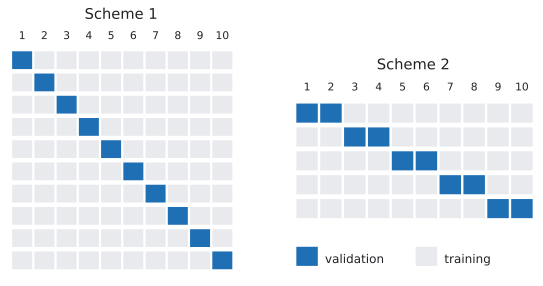

Generate this figure with Python:
"""Two cross-validation schemes on ten examples: one example per fold, and five folds of two.

Drawn for ml-recall after the idea of Deep Learning Interviews (arXiv 2201.00650v2), Ch. 8,
PRB-177, Fig. 8.1. Each row is one training run; dark cells are the validation examples. Not
copied from the book.
"""

import matplotlib.pyplot as plt
from matplotlib.patches import Rectangle

from mlrecall.figstyle import BLUE, INK, LIGHT, save

N = 10
schemes = {
    "Scheme 1": [[i] for i in range(N)],
    "Scheme 2": [[2 * k, 2 * k + 1] for k in range(5)],
}
fig, axes = plt.subplots(1, 2, figsize=(7.2, 3.4))
for ax, (title, rows) in zip(axes, schemes.items(), strict=True):
    for r, val in enumerate(rows):
        for c in range(N):
            ax.add_patch(
                Rectangle((c, -r - 1), 0.9, 0.8, fc=BLUE if c in val else LIGHT, ec="none")
            )
    ax.set(xlim=(-0.2, N), ylim=(-len(rows) - 0.4, 0.9), aspect="equal")
    ax.set_title(title, fontsize=11, color=INK)
    for c in range(N):
        ax.text(c + 0.45, 0.35, str(c + 1), ha="center", fontsize=8, color=INK)
    ax.axis("off")
# legend
axes[1].add_patch(Rectangle((0, -7.0), 0.9, 0.8, fc=BLUE, ec="none", clip_on=False))
axes[1].text(1.2, -6.75, "validation", fontsize=9, color=INK, va="center")
axes[1].add_patch(Rectangle((5, -7.0), 0.9, 0.8, fc=LIGHT, ec="none", clip_on=False))
axes[1].text(6.2, -6.75, "training", fontsize=9, color=INK, va="center")
save(fig, __file__)
